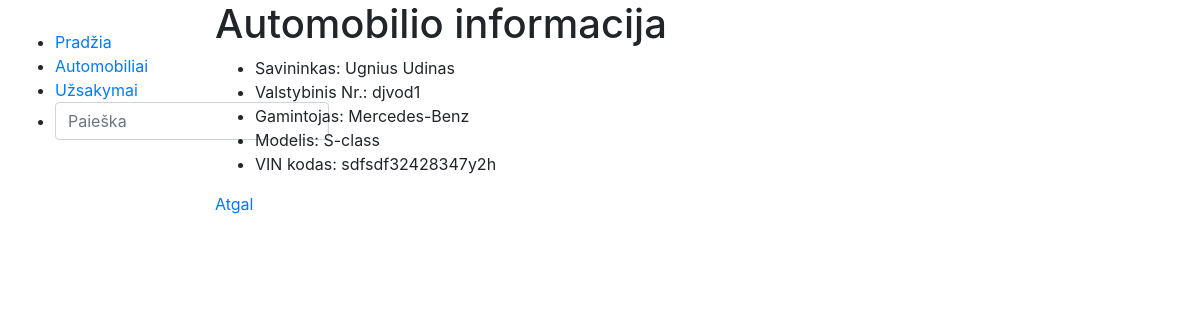
The page /autoservice/automobiliai/3 on the database as committed earlier.
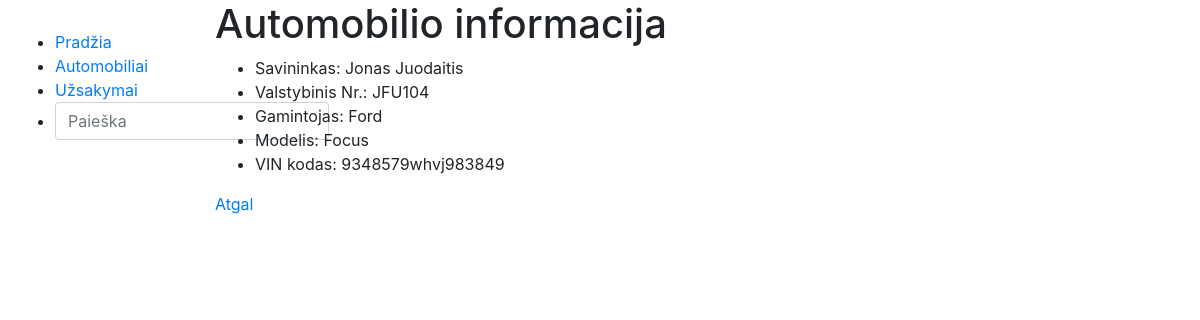
The same page on the database as committed later.
### autoservice/models.py (models this page shows, shortened)
class Automobilis(models.Model):
    valstybinis_nr = models.CharField('Valstybinis_NR', max_length=6, validators=[validate_at_least_one_digit],
                                      help_text='Įvestas automobilio numeris turi turėti bent vieną skaičių.')
    automobilio_modelis_id = models.ForeignKey('Automobilio_modelis', on_delete=models.CASCADE)
    vin_kodas = models.CharField('VIN_kodas', max_length=17, help_text='Įveskite automobilio VIN kodą')
    klientas = models.CharField('Klientas', max_length=200, help_text='Įveskite aptarnaujamo žmogaus vardą pavardę')
    nuotrauka = models.ImageField('Mašina', upload_to='images', null=True, blank=True)
    def display_automobilis(self):
        return f'{self.automobilio_modelis_id.marke}, {self.automobilio_modelis_id.modelis}'
    display_automobilis.short_description = 'Automobilis'
    class Meta:
        verbose_name = 'Automobilis'
        verbose_name_plural = 'Automobiliai'

class Automobilio_modelis(models.Model):
    marke = models.CharField('Markė', max_length=30)
    modelis = models.CharField('Modelis', max_length=50)
    class Meta:
        verbose_name = 'Automobilio_modelis'
        verbose_name_plural = 'Automobilio_modeliai'

### autoservice/views.py (the view)
# urls.py: path('automobiliai/<int:automobilis_id>', views.automobilis, name='automobilis'),
def automobilis(request, automobilis_id):
    automobilis = get_object_or_404(Automobilis, pk=automobilis_id)
    return render(request, 'automobilis.html', {'automobilis': automobilis})

### templates/automobilis.html
{% extends "base.html" %}
{% block content %}
<h1>Automobilio informacija</h1>
<ul class="automobilio savininkas">
    <li> Savininkas: {{automobilis.klientas}}</li>
    <li> Valstybinis Nr.: {{automobilis.valstybinis_nr}}</li>
    <li> Gamintojas: {{automobilis.automobilio_modelis_id.marke}}</li>
    <li> Modelis: {{automobilis.automobilio_modelis_id.modelis}}</li>
    <li> VIN kodas: {{automobilis.vin_kodas}}</li>
</ul>
<a href="{% url 'automobiliai' %}"> Atgal</a>
{% endblock %}

Rows that differ between the two databases and show on the page:
changed Automobilis: klientas "Ugnius Udinas" → "Jonas Juodaitis"; valstybinis_nr "djvod1" → "JFU104"; automobilio_modelis_id.marke "Mercedes-Benz" → "Ford"; automobilio_modelis_id.modelis "S-class" → "Focus"; vin_kodas "sdfsdf32428347y2h" → "9348579whvj983849"
